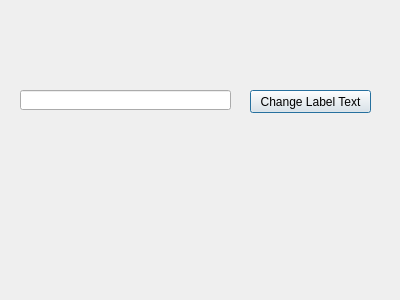
<?xml version="1.0" encoding="UTF-8"?>
<ui version="4.0">
 <class>Dialog</class>
 <widget class="QDialog" name="Dialog">
  <property name="geometry">
   <rect>
    <x>0</x>
    <y>0</y>
    <width>400</width>
    <height>300</height>
   </rect>
  </property>
  <property name="windowTitle">
   <string>Dialog</string>
  </property>
  <widget class="QLineEdit" name="lineedit_Test">
   <property name="geometry">
    <rect>
     <x>20</x>
     <y>90</y>
     <width>211</width>
     <height>20</height>
    </rect>
   </property>
  </widget>
  <widget class="QPushButton" name="btn_changeText">
   <property name="geometry">
    <rect>
     <x>250</x>
     <y>90</y>
     <width>121</width>
     <height>23</height>
    </rect>
   </property>
   <property name="text">
    <string>Change Label Text</string>
   </property>
  </widget>
  <widget class="QLabel" name="lbl_textHere">
   <property name="geometry">
    <rect>
     <x>20</x>
     <y>70</y>
     <width>211</width>
     <height>16</height>
    </rect>
   </property>
   <property name="text">
    <string/>
   </property>
  </widget>
 </widget>
 <resources/>
 <connections/>
</ui>
